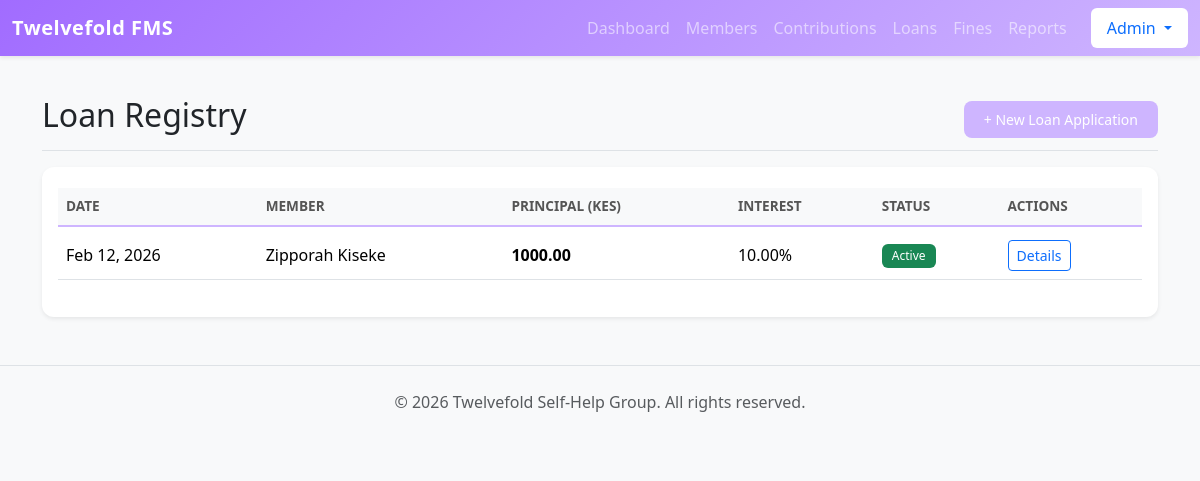
/finance/loans/ (signed in), run on the app's committed database.
### finance/models.py (models this page shows, shortened)
class Loan(models.Model):
    member = models.ForeignKey(Member, on_delete=models.CASCADE)
    principal_amount = models.DecimalField(max_digits=10, decimal_places=2)
    interest_rate = models.DecimalField(max_digits=5, decimal_places=2, default=10.00)
    duration_months = models.IntegerField(default=1)
    issue_date = models.DateField(default=timezone.now)
    STATUS_CHOICES = [
        ('Pending', 'Pending'),
        ('Approved', 'Approved'),
        ('Active', 'Active'),
        ('Paid', 'Paid'),
        ('Rejected', 'Rejected'),
    ]
    status = models.CharField(max_length=15, choices=STATUS_CHOICES, default='Pending')

### members/models.py (models this page shows)
class Member(models.Model):
    first_name = models.CharField(max_length=50)
    last_name = models.CharField(max_length=50)
    phone_number = models.CharField(
        max_length=15,
        unique=True,
        help_text="Format: 07XX XXX XXX"
    )
    date_joined = models.DateField(default=timezone.now)
    monthly_contribution_amount = models.DecimalField(
        max_digits=10,
        decimal_places=2,
        default=1000.00
    )
    is_active = models.BooleanField(default=True)
    def __str__(self):
        return f"{self.first_name} {self.last_name}"
    class Meta:
        ordering = ['first_name']

### finance/views.py (the view)
# urls.py: path('loans/', views.loan_list, name='loan_list'),
@login_required
def loan_list(request):
    loans = Loan.objects.all().order_by('-issue_date')
    return render(request, 'finance/loan_list.html', {'loans': loans})

### templates/finance/loan_list.html (shortened to what this page needs)
<!DOCTYPE html>
<html lang="en">
<head>
</head>
<body>
{% extends 'base.html' %}
{% block content %}
<div class="d-flex justify-content-between flex-wrap flex-md-nowrap align-items-center pt-3 pb-2 mb-3 border-bottom">
    <h1 class="h2">Loan Registry</h1>
    <div class="btn-toolbar mb-2 mb-md-0">
        <a href="{% url 'add_loan' %}" class="btn btn-sm btn-primary-custom">
            + New Loan Application
        </a>
    </div>
</div>
<div class="card shadow-sm">
    <div class="card-body">
        <div class="table-responsive">
            <table class="table table-hover align-middle">
                <thead class="table-light">
                    <tr>
                        <th>Date</th>
                        <th>Member</th>
                        <th>Principal (KES)</th>
                        <th>Interest</th>
                        <th>Status</th>
                        <th>Actions</th>
                    </tr>
                </thead>
                <tbody>
                    {% for loan in loans %}
                    <tr>
                        <td>{{ loan.issue_date|date:"M d, Y" }}</td>
                        <td>{{ loan.member }}</td>
                        <td class="fw-bold">{{ loan.principal_amount }}</td>
                        <td>{{ loan.interest_rate }}%</td>
                        <td>
                            {% if loan.status == 'Active' %}
                                <span class="badge bg-success">Active</span>
                            {% elif loan.status == 'Pending' %}
                                <span class="badge bg-warning text-dark">Pending</span>
                            {% else %}
                                <span class="badge bg-secondary">{{ loan.status }}</span>
                            {% endif %}
                        </td>
                        <td>
                            <a href="{% url 'loan_detail' loan.id %}" class="btn btn-sm btn-outline-primary">Details</a>
                        </td>
                    </tr>
                    {% empty %}
                    <tr>
                        <td colspan="6" class="text-center text-muted py-4">
                            No loans recorded.
                        </td>
                    </tr>
                    {% endfor %}
                </tbody>
            </table>
        </div>
    </div>
</div>
{% endblock %}

### templates/base.html (shortened to what this page needs)
{% load static %}
<!DOCTYPE html>
<html lang="en">
<head>
    <link rel="stylesheet" href="{% static 'css/bootstrap.min.css' %}">
    <link rel="stylesheet" href="{% static 'css/styles.css' %}">
</head>
<body class="bg-light">
    <nav class="navbar navbar-expand-lg navbar-dark navbar-custom mb-4 shadow-sm">
        <div class="container-fluid">
            <a class="navbar-brand fw-bold" href="{% url 'dashboard' %}">Twelvefold FMS</a>
            <div class="collapse navbar-collapse" id="navbarNav">
                {% if user.is_authenticated %}
                <ul class="navbar-nav ms-auto">
                    <li class="nav-item">
                        <a class="nav-link" href="{% url 'dashboard' %}">Dashboard</a>
                    </li>
                    <li class="nav-item">
                        <a class="nav-link" href="{% url 'member_list' %}">Members</a>
                    </li>
                    <li class="nav-item">
                        <a class="nav-link" href="{% url 'contribution_list' %}">Contributions</a>
                    </li>
                    <li class="nav-item">
                        <a class="nav-link" href="{% url 'loan_list' %}">Loans</a>
                    </li>
                    <li class="nav-item">
                        <a class="nav-link" href="{% url 'fine_list' %}">Fines</a>
                    </li>
                    <li class="nav-item">
                        <a class="nav-link" href="{% url 'financial_report' %}">Reports</a>
                    </li>
                    <li class="nav-item dropdown ms-3">
                        <a class="nav-link dropdown-toggle bg-white text-primary rounded px-3" href="#" role="button" data-bs-toggle="dropdown">
                             {{ user.username|title }}
                        </a>
                    </li>
                </ul>
                {% endif %}
            </div>
        </div>
    </nav>
    <div class="container">
        {% block content %}
        {% endblock %}
    </div>
    <footer class="text-center py-4 mt-5 text-muted border-top">
        <p>&copy; 2026 Twelvefold Self-Help Group. All rights reserved.</p>
    </footer>
</body>
</html>

### static/css/styles.css (style rules this page uses)
:root { --c-lavender-mist: #D3D3FF; --c-pale-purple: #CEB5FF; --c-dark-purple: #a16cff; --c-soft-blue: #8EC1DE; --c-vivid-blue: #38A8FF; --c-dark-blue: #0d6efd; }
body { background-color: #f4f7f6; font-family: 'Segoe UI', Tahoma, Geneva, Verdana, sans-serif; }
.navbar-custom { background: linear-gradient(135deg, var(--c-dark-purple), var(--c-pale-purple)); box-shadow: 0 2px 10px rgba(0,0,0,0.1); }
.navbar-brand { font-weight: 1000; letter-spacing: 0.5px; }
.card { border: none; border-radius: 12px; transition: transform 0.3s ease, box-shadow 0.3s ease; background-color: white; }
.btn-primary-custom { background-color: var(--c-pale-purple); border: none; padding: 8px 20px; border-radius: 8px; transition: all 0.2s; color: white; }
.table { border-collapse: separate; border-spacing: 0 5px; }
.table thead th { border-bottom: 2px solid var(--c-pale-purple); color: #555; font-weight: 600; text-transform: uppercase; font-size: 0.85rem; }
.badge { padding: 6px 10px; border-radius: 6px; font-weight: 500; }

### data on the page
Loan: issue_date "Feb 12, 2026", member "Zipporah Kiseke", principal_amount "1000.00", interest_rate "10.00", status "Active"

### other printed values
{{ user.username|title }} "Admin"
